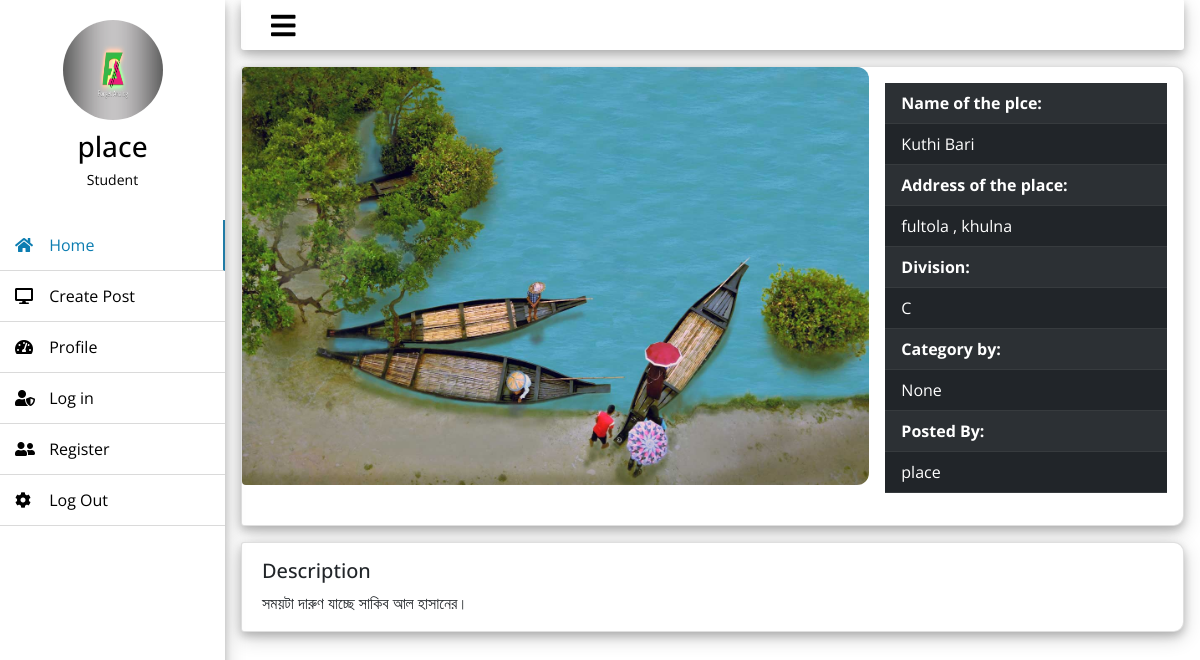
/place/1/ (signed in), run on the app's committed database.
### place/models.py (models this page shows, shortened)
class Place(models.Model):
    DHAKA = 'D'
    CHITAGONG = 'C'
    RAJSHAHI = 'R'
    KHULNA = 'K'
    BARISHAL = 'B'
    SHYLET = 'S'
    DIVISION_CHOICES = [
        (DHAKA,'Dhaka'),
        (CHITAGONG,'Chitagong'),
        (RAJSHAHI,'Rajshahi'),
        (KHULNA,'Khulna'),
        (BARISHAL,'Barishal'),
        (SHYLET,'Shylet'),
    ]
    image = models.ImageField(default='default.jpg', upload_to='place')
    title = models.CharField(max_length=255)
    address = models.CharField(max_length=50)
    division = models.CharField(
        max_length=20,
        choices=DIVISION_CHOICES,
        default=DHAKA
        )
    description = models.TextField()
    category = models.ForeignKey(
        Category,
        on_delete=models.SET_NULL,
        null=True,
        blank=True
        )
    author = models.ForeignKey(User, on_delete=models.PROTECT)

### user/models.py (models this page shows, shortened)
class Profile(models.Model):
    user = models.OneToOneField(User, on_delete=models.CASCADE)
    image = models.ImageField(default='default.jpg', upload_to='pro_pic')
    address = models.CharField(max_length=255, null=True, blank=True)
    profession = models.CharField(max_length=255, null=True, blank=True)
    hobby = models.CharField(max_length=255, null=True, blank=True)
    biography = models.TextField(null=True, blank=True)

### place/views.py (the view)
# urls.py: path('place/<int:pk>/', PlaceDetailView.as_view(), name='place-detail'),
class PlaceDetailView(DetailView):
    model = Place
    context_object_name = 'post'

### place/templates/place/place_detail.html
{% extends 'place/base.html' %}
{% load static %}
{% block content %}
<div style="max-height:;">
<div class="card mb-3 sdow rad">
  <div class="row g-0">
    <div class="col-md-8">
      <img
        src="{{ post.image.url }}"
        alt="..."
        class="img-fluid"
        style="border-radius: 4px 12px 12px 4px;"
      />
    </div>
    <div class="col-md-4">
      <div class="card-body">
        <div class=>
          <table class="table table-striped table-dark">
              <tr>
                <th class="px-3" scope="col" >Name of the plce:</th>
              </tr>
              <tr>
                <td class="px-3">{{post.title}}</td>
              </tr>
              <tr>
                <th class="px-3" scope="col">Address of the place:</th>
              </tr>
              <tr>
                <td class="px-3">{{post.address}}</td>
              </tr>
              <tr>
                <th class="px-3" scope="col">Division:</th>
              </tr>
              <tr>
                <td class="px-3">{{post.division}}</td>
              </tr>
              <tr>
                <th class="px-3" scope="col">Category by:</th>
              </tr>
              <tr>
                <td class="px-3">{{post.category}}</td>
              </tr>
              <tr>
                <th class="px-3" scope="col">Posted By:</th>
              </tr>
              <tr>
                <td class="px-3">{{post.author}}</td>
              </tr>
          </table>
        </div>
      </div>
    </div>
  </div>
</div>
<div class="card sdow rad px-3">
 <div class="row">
    <div class="card-body">
        <h5 class="card-title">Description</h5>
        <p class="card-text">{{ post.description }}</p>
    </div>
 </div>
</div>
</div>
{% endblock content %}

### place/templates/place/base.html (shortened to what this page needs)
<!DOCTYPE html>
{% load static %}
<html lang="en">
  <head>
    <link
      href="https://cdn.jsdelivr.net/npm/bootstrap@5.1.0/dist/css/bootstrap.min.css"
      rel="stylesheet"
    />
    <link
      rel="stylesheet"
      href="https://use.fontawesome.com/releases/v5.8.1/css/all.css"
    />
    <link rel="stylesheet" href="{% static 'place/main.css' %}" />
    <link rel="stylesheet" href="{% static 'place/form.css' %}" />
  </head>
  <body>
    <div class="contai">
      <div class="wrapper">
        <div class="section">
          <div class="top_navbar">
            <div class="hamburger">
              <a href="">
                <i class="fas fa-bars"></i>
              </a>
            </div>
          </div>
          <div class="mx-3 mt-3">
             {% block content %} {% endblock content %}
          </div>
        </div>
        <div class="sidebar">
          <div class="profile">
            <img src="{{ user.profile.image.url }}" alt="profile_picture" />
            <h3>{{user.username}}</h3>
            <p>{{ user.profile.profession}}</p>
          </div>
          <ul>
            <li>
              <a href="{% url 'place-list' %}" class="active">
                <span class="icon"><i class="fas fa-home"></i></span>
                <span class="item">Home</span>
              </a>
            </li>
            <li>
              <a href="{% url 'place-create' %}">
                <span class="icon"><i class="fas fa-desktop"></i></span>
                <span class="item">Create Post</span>
              </a>
            </li>
            <li>
              <a href="{% url 'user-profile' %}">
                <span class="icon"><i class="fas fa-tachometer-alt"></i></span>
                <span class="item">Profile</span>
              </a>
            </li>
            <li>
              <a href="{% url 'user-login' %}">
                <span class="icon"><i class="fas fa-user-shield"></i></span>
                <span class="item">Log in</span>
              </a>
            </li>
            <li>
              <a href="{% url 'user-register' %}">
                <span class="icon"><i class="fas fa-user-friends"></i></span>
                <span class="item">Register</span>
              </a>
            </li>
            <li>
              <a href="{% url 'user-logout' %}">
                <span class="icon"><i class="fas fa-cog"></i></span>
                <span class="item">Log Out</span>
              </a>
            </li>
          </ul>
        </div>
      </div>
    </div>
  </body>
</html>

### place/static/place/main.css (style rules this page uses)
* { list-style: none; text-decoration: none; margin: 0; padding: 0; box-sizing: border-box; font-family: 'Open Sans', sans-serif; }
body { background: #ffffff; }
.wrapper .sidebar { background: #ffffff; position: fixed; top: 0; left: 0; width: 225px; height: 100%; padding: 20px 0; transition: all 0.5s ease; box-shadow: 0 4px 8px 0 rgba(0, 0, 0, 0.2), 0 6px 20px 0 rgba(0, 0, 0, 0.19); }
.wrapper .sidebar .profile { margin-bottom: 30px; text-align: center; }
.wrapper .sidebar .profile img { display: block; width: 100px; height: 100px; border-radius: 50%; margin: 0 auto; }
.wrapper .sidebar .profile h3 { color: #000000; margin: 10px 0 5px; }
.wrapper .sidebar .profile p { color: rgb(0, 0, 0); font-size: 14px; }
.wrapper .sidebar ul { padding-left: 0px; }
.wrapper .sidebar ul li a { text-decoration: none; display: block; padding: 13px 15px; border-bottom: 1px solid #dadada; color: rgb(0, 0, 0); font-size: 16px; position: relative; }
.wrapper .sidebar ul li a .icon { color: #000000; width: 30px; display: inline-block; }
.wrapper .sidebar ul li a:hover, .wrapper .sidebar ul li a.active { color: #0c7db1; border-right: 2px solid rgb(33, 123, 165); }
.wrapper .sidebar ul li a:hover .icon, .wrapper .sidebar ul li a.active .icon { color: #0c7db1; }
.wrapper .sidebar ul li a:hover:before, .wrapper .sidebar ul li a.active:before { display: block; }
.wrapper .section { width: calc(100% - 225px); margin-left: 225px; transition: all 0.5s ease; }
.wrapper .section .top_navbar { background: rgb(255, 255, 255); height: 50px; display: flex; align-items: center; padding: 0 30px; border-radius: 1px 1px 3px 3px; margin-left: 16px; margin-right: 16px; box-shadow: 0 4px 8px 0 rgba(0, 0, 0, 0.2), 0 6px 20px 0 rgba(0, 0, 0, 0.19); }
.wrapper .section .top_navbar .hamburger a { font-size: 28px; color: #000000; }
.sdow { box-shadow: 0 4px 8px 0 rgba(0, 0, 0, 0.2), 0 6px 20px 0 rgba(0, 0, 0, 0.19); }
.rad { border-radius: 3px 10px 10px 3px; }

### data on the page
Place: image (picture), title "Kuthi Bari", address "fultola , khulna", division "C", category "None", author "place", description "সময়টা দারুণ যাচ্ছে সাকিব আল হাসানের।"

### other printed values
{{ user.username }} "place"
{{ user.profile.profession }} "Student"
